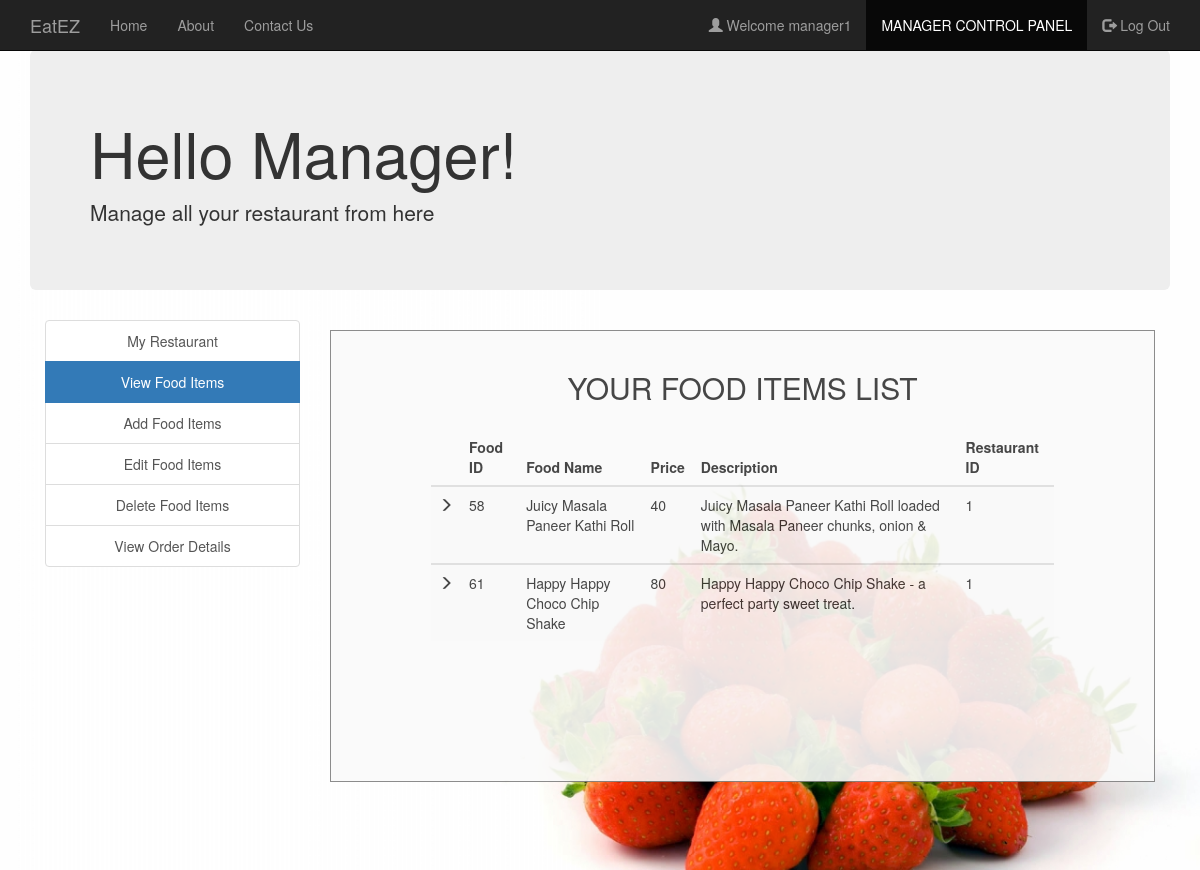
The page /view_food_items.php (signed in) on the database its author committed.
### tables this page shows
CREATE TABLE `manager` (
  `username` varchar(30) NOT NULL,
  `fullname` varchar(30) NOT NULL,
  `email` varchar(30) NOT NULL,
  `contact` varchar(30) NOT NULL,
  `address` varchar(50) NOT NULL,
  `password` varchar(30) NOT NULL
);

CREATE TABLE `food` (
  `F_ID` int(30) NOT NULL,
  `name` varchar(30) NOT NULL,
  `price` int(30) NOT NULL,
  `description` varchar(200) NOT NULL,
  `R_ID` int(30) NOT NULL,
  `images_path` varchar(200) NOT NULL
);

### session_m.php (called while the page is built, shortened)
<?php
$conn = Connect();
$user_check=$_SESSION['login_user1'];
$query = "SELECT username FROM MANAGER WHERE username = '$user_check'";
$ses_sql = mysqli_query($conn, $query);
$row = mysqli_fetch_assoc($ses_sql);
$login_session =$row['username'];
?>

### view_food_items.php (the view, shortened to what this page needs)
<?php
include('session_m.php');
?>
<!DOCTYPE html>
<html>
  <head>
  </head>
  <link rel="stylesheet" type = "text/css" href ="css/view_food_items.css">
  <link rel="stylesheet" type = "text/css" href ="css/bootstrap.min.css">
  <body>
    <nav class="navbar navbar-inverse navbar-fixed-top navigation-clean-search" role="navigation">
      <div class="container">
        <div class="navbar-header">
          <a class="navbar-brand" href="index.php">EatEZ</a>
        </div>
        <div class="collapse navbar-collapse " id="myNavbar">
          <ul class="nav navbar-nav">
            <li><a href="index.php">Home</a></li>
            <li><a href="aboutus.php">About</a></li>
            <li><a href="contactus.php">Contact Us</a></li>
          </ul>
          <ul class="nav navbar-nav navbar-right">
            <li><a href="#"><span class="glyphicon glyphicon-user"></span> Welcome <?php echo $login_session; ?> </a></li>
            <li class="active"> <a href="managerlogin.php">MANAGER CONTROL PANEL</a></li>
            <li><a href="logout_m.php"><span class="glyphicon glyphicon-log-out"></span> Log Out </a></li>
          </ul>
        </div>
      </div>
    </nav>
<div class="container">
    <div class="jumbotron">
     <h1>Hello Manager! </h1>
     <p>Manage all your restaurant from here</p>
    </div>
    </div>
<div class="container">
    	<div class="col-xs-3" style="text-align: center;">
    	<div class="list-group">
    		<a href="myrestaurant.php" class="list-group-item ">My Restaurant</a>
    		<a href="view_food_items.php" class="list-group-item active">View Food Items</a>
    		<a href="add_food_items.php" class="list-group-item ">Add Food Items</a>
    		<a href="edit_food_items.php" class="list-group-item ">Edit Food Items</a>
    		<a href="delete_food_items.php" class="list-group-item ">Delete Food Items</a>
        <a href="view_order_details.php" class="list-group-item ">View Order Details</a>
    	</div>
    </div>
    <div class="col-xs-9">
      <div class="form-area" style="padding: 0px 100px 100px 100px;">
        <form action="" method="POST">
        <br style="clear: both">
          <h3 style="margin-bottom: 25px; text-align: center; font-size: 30px;"> YOUR FOOD ITEMS LIST </h3>
<?php
$user_check=$_SESSION['login_user1'];
$sql = "SELECT * FROM food f WHERE f.R_ID IN (SELECT r.R_ID FROM RESTAURANTS r WHERE r.M_ID='$user_check') ORDER BY F_ID";
$result = mysqli_query($conn, $sql);
if (mysqli_num_rows($result) > 0)
{
  ?>
  <table class="table table-striped">
    <thead class="thead-dark">
      <tr>
        <th>  </th>
        <th> Food ID </th>
        <th> Food Name </th>
        <th> Price </th>
        <th> Description </th>
        <th> Restaurant ID </th>
      </tr>
    </thead>
    <?PHP
      while($row = mysqli_fetch_assoc($result)){
    ?>
  <tbody>
    <tr>
      <td> <span class="glyphicon glyphicon-menu-right"></span> </td>
      <td><?php echo $row["F_ID"]; ?></td>
      <td><?php echo $row["name"]; ?></td>
      <td><?php echo $row["price"]; ?></td>
      <td><?php echo $row["description"]; ?></td>
      <td><?php echo $row["R_ID"]; ?></td>
    </tr>
  </tbody>
  <?php } ?>
  </table>
    <br>
  <?php } else { ?>
  <h4><center>0 RESULTS</center> </h4>
  <?php } ?>
        </form>
        </div>
    </div>
</div>
<br>
<br>
<br>
<br>
  </body>
</html>

### css/view_food_items.css (style rules this page uses)
body,html { height: 100%; }
body { padding-top: 50px; background-image: url('headerimg2.jpg'); background-repeat: repeat; background-size: 100%; }
.form-area { background-color: #FAFAFA; padding: 10px 40px 60px; margin: 10px 0px 60px; border: 1px solid GREY; opacity:0.9; }

### rows shown on the page
manager: username "manager1"
food: F_ID "58", name "Juicy Masala Paneer Kathi Roll", price "40", description "Juicy Masala Paneer Kathi Roll loaded with Masala Paneer chunks, onion & Mayo.", R_ID "1"
food: F_ID "61", name "Happy Happy Choco Chip Shake", price "80", description "Happy Happy Choco Chip Shake - a perfect party sweet treat.", R_ID "1"
